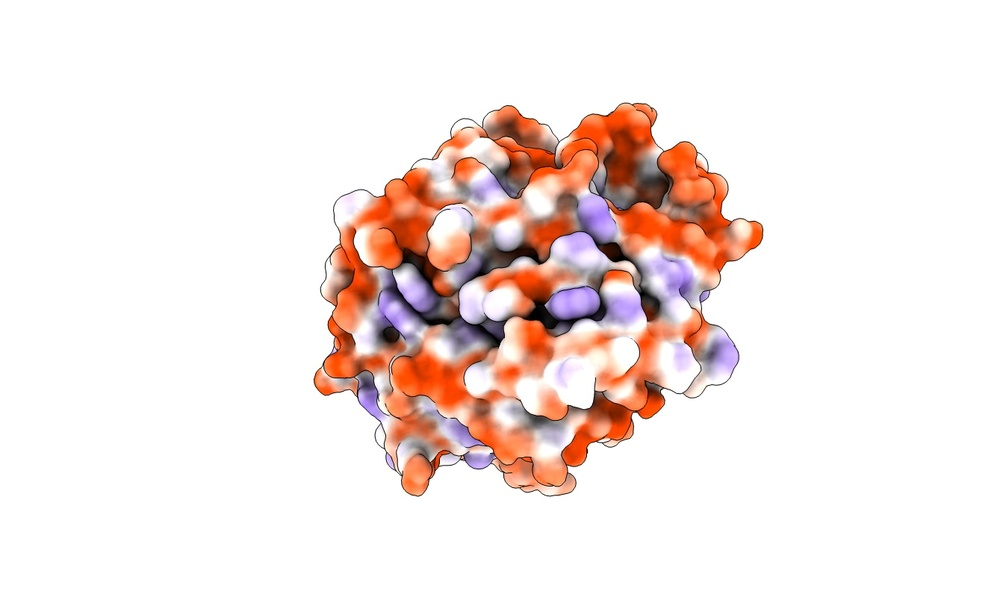
#> input picture data/images/chimeraX/YLKPTTFML_A0201.jpg, 1000 x 591 px, shrunk from 1339 x 792 before the run, found by its file name
$ python spyder26_plthistRGB.py
#> lines starting #> are read from the running program, lines starting #| are printed output that depends on the picture
#!/usr/bin/env python3
# -*- coding: utf-8 -*-
"""
Created on Sun Dec 27 20:03:59 2020
[REF](watch?v=67ylv7ldPj0&list=PLHae9ggVvqPgyRQQOtENr6hK0m1UquGaG&index=27 #plots)actor by
@author: bragatte

scikit-image: pip install scikit-image
opencv: pip install opencv-python
"""
# [8 lines of commented-out code are left out]
from matplotlib import pyplot as plt
from skimage import io
img = io.imread('/home/bragatte/Documentos/GitHub/Crosstope/data/images/chimeraX/YLKPTTFML_A0201.jpg')
#> img is the input picture: shape (591, 1000, 3); mean R, G, B 243.9, 231, 227.7
plt.imshow(img)

x=[1,2,3,4,5,6]
y=[1,4,9,16,25,36]
plt.plot(x,y)

import numpy as np
###transform ino array
a = np.array(x)
b = np.array(y)
plt.plot(a,b)
#plt.plot(a, b, 'g^')  #Blue dots. Also try: 'r--' 'g^' 'bs'
#plt.axis([0, 6, 0, 50]) #Define range for x and y axes [xmin, xmax, ymin, ymax]

import cv2
img2 = cv2.imread('/home/bragatte/Documentos/GitHub/Crosstope/data/images/chimeraX/YLKPTTFML_A0201.jpg')#,0)
plt.imshow(img2)
eletro_img = cv2.cvtColor(img2, cv2.COLOR_BGR2RGB) #bgr2rgb
plt.imshow(eletro_img)

from skimage import img_as_ubyte
eletro_img_8bit = img_as_ubyte(eletro_img) #floatto8bit
cv2.imwrite("/home/bragatte/Documentos/GitHub/Crosstope/data/images/eletro_img_opencvBGR.jpg", eletro_img_8bit) #save output

plt.imshow(eletro_img, cmap="bwr") #bwr,RdBu,coolwarm,seismic
###WHY CAN APPLY COLOR MAPS INTO FIGS WITH NO 0 FLAG?

#Histogram of RGB
plt.hist(eletro_img.flat, bins=100, range=(0,255))
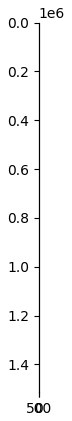
#> figure drawn by matplotlib, 1 panel; B, G, R data is drawn as R, G, B
